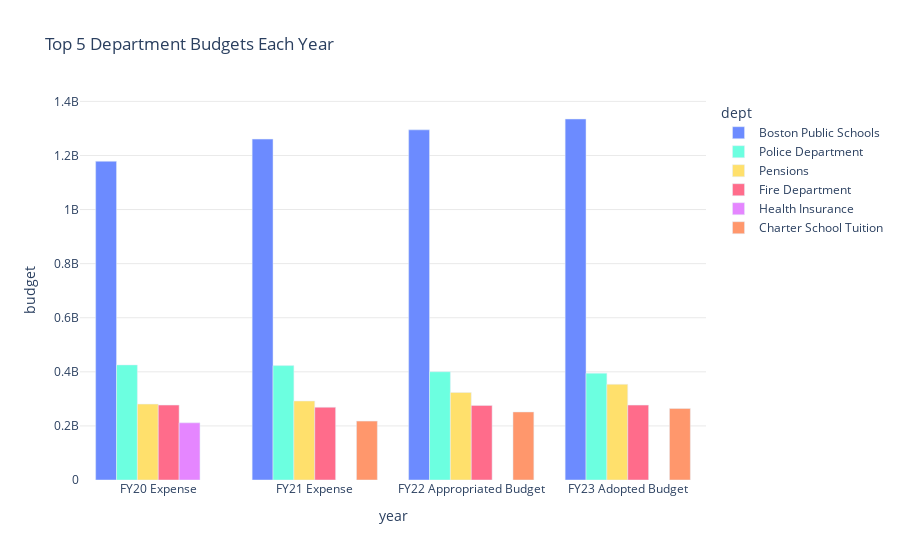

This figure's notebook cell:
### Markdown cell above
QUESTION 2: BPD Budget vs. other departments budgets + change over time

Issues:
- Which departments do we include (excluding BPD) ?
- I look at Top 4 departments with highest budgets each year + BPD

### Code cell
import numpy as np
import plotly_express as px

num_depts = 5
year = ['FY20 Expense'] * num_depts + ['FY21 Expense'] * num_depts + ['FY22 Appropriated Budget'] * num_depts + ['FY23 Adopted Budget'] * num_depts

budget = []
dept = []

# Sum all budgets
summed_budget_df = budget_df.groupby(by=['Dept'], sort=False).sum()

# Will set the plot values based on all departments
def getTopOverallDepts():
    # Sort departments by budget sums
    fy20_sorted_df = summed_budget_df.sort_values(by=['FY20 Actual Expense'], ascending=False)
    fy21_sorted_df = summed_budget_df.sort_values(by=['FY21 Actual Expense'], ascending=False)
    fy22_sorted_df = summed_budget_df.sort_values(by=['FY22 Appropriation'], ascending=False)
    fy23_sorted_df = summed_budget_df.sort_values(by=['FY23 Adopted'], ascending=False)

    # Get top departments
    top_fy20_df = fy20_sorted_df.head(num_depts)
    top_fy21_df = fy21_sorted_df.head(num_depts)    
    top_fy22_df = fy22_sorted_df.head(num_depts)    
    top_fy23_df = fy23_sorted_df.head(num_depts)    

    for index, row in top_fy20_df.iterrows():
        dept.append(index)
        budget.append(row['FY20 Actual Expense'])

    for index, row in top_fy21_df.iterrows():
        dept.append(index)
        budget.append(row['FY21 Actual Expense'])

    for index, row in top_fy22_df.iterrows():
        dept.append(index)
        budget.append(row['FY22 Appropriation'])

    for index, row in top_fy23_df.iterrows():
        dept.append(index)
        budget.append(row['FY23 Adopted'])

getTopOverallDepts()

fig2_dict = {
    'year': year,
    'budget': budget,
    'dept': dept
}

df2 = pd.DataFrame(fig2_dict)
color_discrete_sequence=['#6c8bff','#6cffe0','#ffe06c','#ff6c8b', "#e586ff", "#ff976c"]
fig2 = px.bar(df2, x='year', y='budget', color='dept', title='Top 5 Department Budgets Each Year', barmode="group", color_discrete_sequence=color_discrete_sequence)
fig2.update_layout(plot_bgcolor='rgba(0,0,0,0)')
fig2.update_yaxes(showgrid=True, gridwidth=0.5, gridcolor='LightGray')
fig2.show()

### Figure 1 — Plotly figure (JSON) as saved in the notebook; plotly's stock layout.template omitted (floating-point values rounded to 4 significant figures)
{"data": [{"alignmentgroup": "True", "hovertemplate": "dept=Boston Public Schools<br>year=%{x}<br>budget=%{y}<extra></extra>", "legendgroup": "Boston Public Schools", "marker": {"color": "#6c8bff", "pattern": {"shape": ""}}, "name": "Boston Public Schools", "offsetgroup": "Boston Public Schools", "orientation": "v", "showlegend": true, "textposition": "auto", "type": "bar", "x": ["FY20 Expense", "FY21 Expense", "FY22 Appropriated Budget", "FY23 Adopted Budget"], "xaxis": "x", "y": [1178562373, 1260465248, 1294719861, 1334845508], "yaxis": "y"}, {"alignmentgroup": "True", "hovertemplate": "dept=Police Department<br>year=%{x}<br>budget=%{y}<extra></extra>", "legendgroup": "Police Department", "marker": {"color": "#6cffe0", "pattern": {"shape": ""}}, "name": "Police Department", "offsetgroup": "Police Department", "orientation": "v", "showlegend": true, "textposition": "auto", "type": "bar", "x": ["FY20 Expense", "FY21 Expense", "FY22 Appropriated Budget", "FY23 Adopted Budget"], "xaxis": "x", "y": [425553214, 422917500, 400306189, 395094796], "yaxis": "y"}, {"alignmentgroup": "True", "hovertemplate": "dept=Pensions<br>year=%{x}<br>budget=%{y}<extra></extra>", "legendgroup": "Pensions", "marker": {"color": "#ffe06c", "pattern": {"shape": ""}}, "name": "Pensions", "offsetgroup": "Pensions", "orientation": "v", "showlegend": true, "textposition": "auto", "type": "bar", "x": ["FY20 Expense", "FY21 Expense", "FY22 Appropriated Budget", "FY23 Adopted Budget"], "xaxis": "x", "y": [280602756, 292088778, 323684235, 353855931], "yaxis": "y"}, {"alignmentgroup": "True", "hovertemplate": "dept=Fire Department<br>year=%{x}<br>budget=%{y}<extra></extra>", "legendgroup": "Fire Department", "marker": {"color": "#ff6c8b", "pattern": {"shape": ""}}, "name": "Fire Department", "offsetgroup": "Fire Department", "orientation": "v", "showlegend": true, "textposition": "auto", "type": "bar", "x": ["FY20 Expense", "FY21 Expense", "FY22 Appropriated Budget", "FY23 Adopted Budget"], "xaxis": "x", "y": [277013028, 268959926, 275808106, 276902589], "yaxis": "y"}, {"alignmentgroup": "True", "hovertemplate": "dept=Health Insurance<br>year=%{x}<br>budget=%{y}<extra></extra>", "legendgroup": "Health Insurance", "marker": {"color": "#e586ff", "pattern": {"shape": ""}}, "name": "Health Insurance", "offsetgroup": "Health Insurance", "orientation": "v", "showlegend": true, "textposition": "auto", "type": "bar", "x": ["FY20 Expense"], "xaxis": "x", "y": [211341951], "yaxis": "y"}, {"alignmentgroup": "True", "hovertemplate": "dept=Charter School Tuition<br>year=%{x}<br>budget=%{y}<extra></extra>", "legendgroup": "Charter School Tuition", "marker": {"color": "#ff976c", "pattern": {"shape": ""}}, "name": "Charter School Tuition", "offsetgroup": "Charter School Tuition", "orientation": "v", "showlegend": true, "textposition": "auto", "type": "bar", "x": ["FY21 Expense", "FY22 Appropriated Budget", "FY23 Adopted Budget"], "xaxis": "x", "y": [217698388, 251621487, 264549478], "yaxis": "y"}], "layout": {"barmode": "group", "legend": {"title": {"text": "dept"}, "tracegroupgap": 0}, "plot_bgcolor": "rgba(0,0,0,0)", "title": {"text": "Top 5 Department Budgets Each Year"}, "xaxis": {"anchor": "y", "domain": [0, 1], "title": {"text": "year"}}, "yaxis": {"anchor": "x", "domain": [0, 1], "gridcolor": "LightGray", "gridwidth": 0.5, "showgrid": true, "title": {"text": "budget"}}}}
